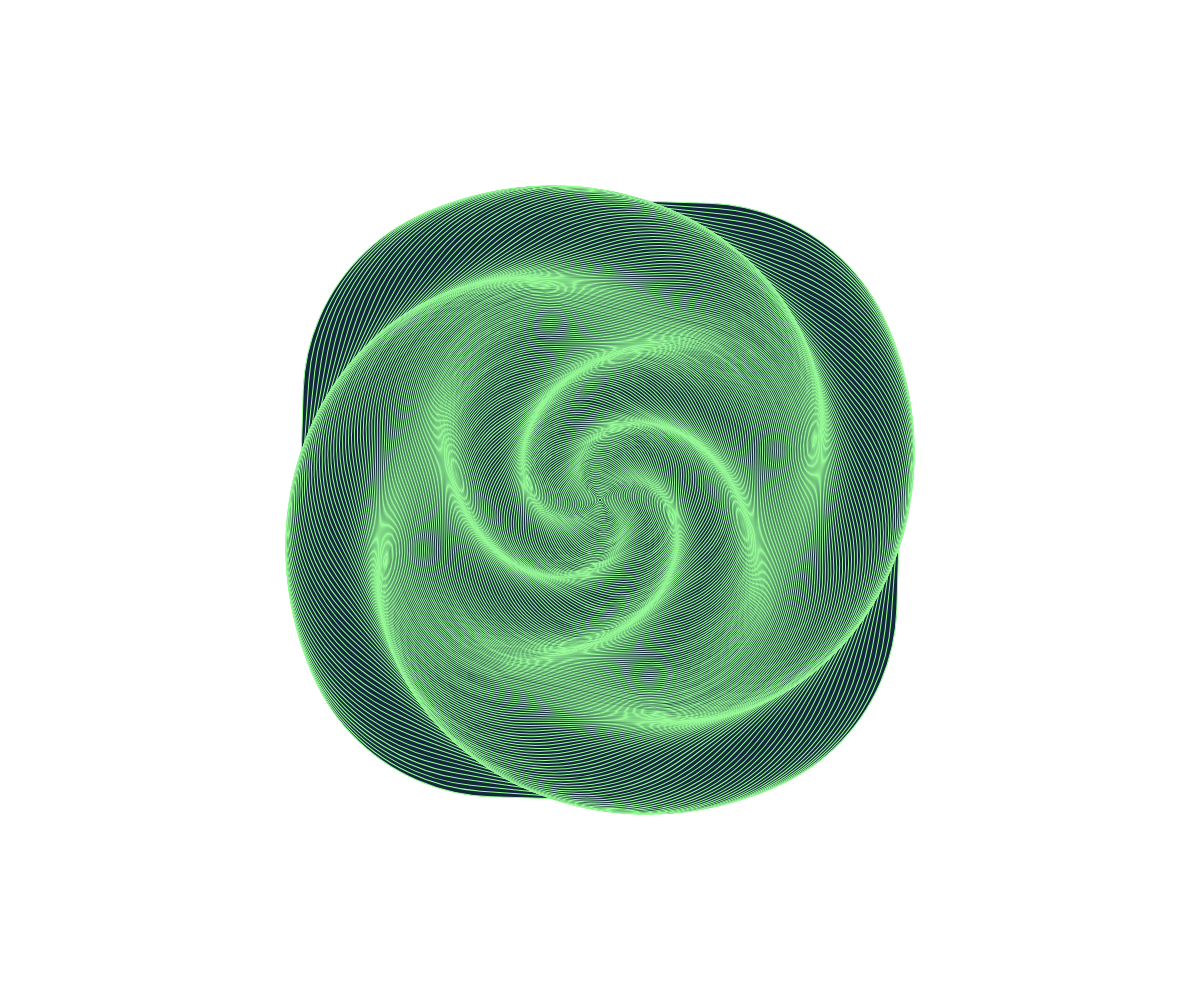
Frame 1 (no input)
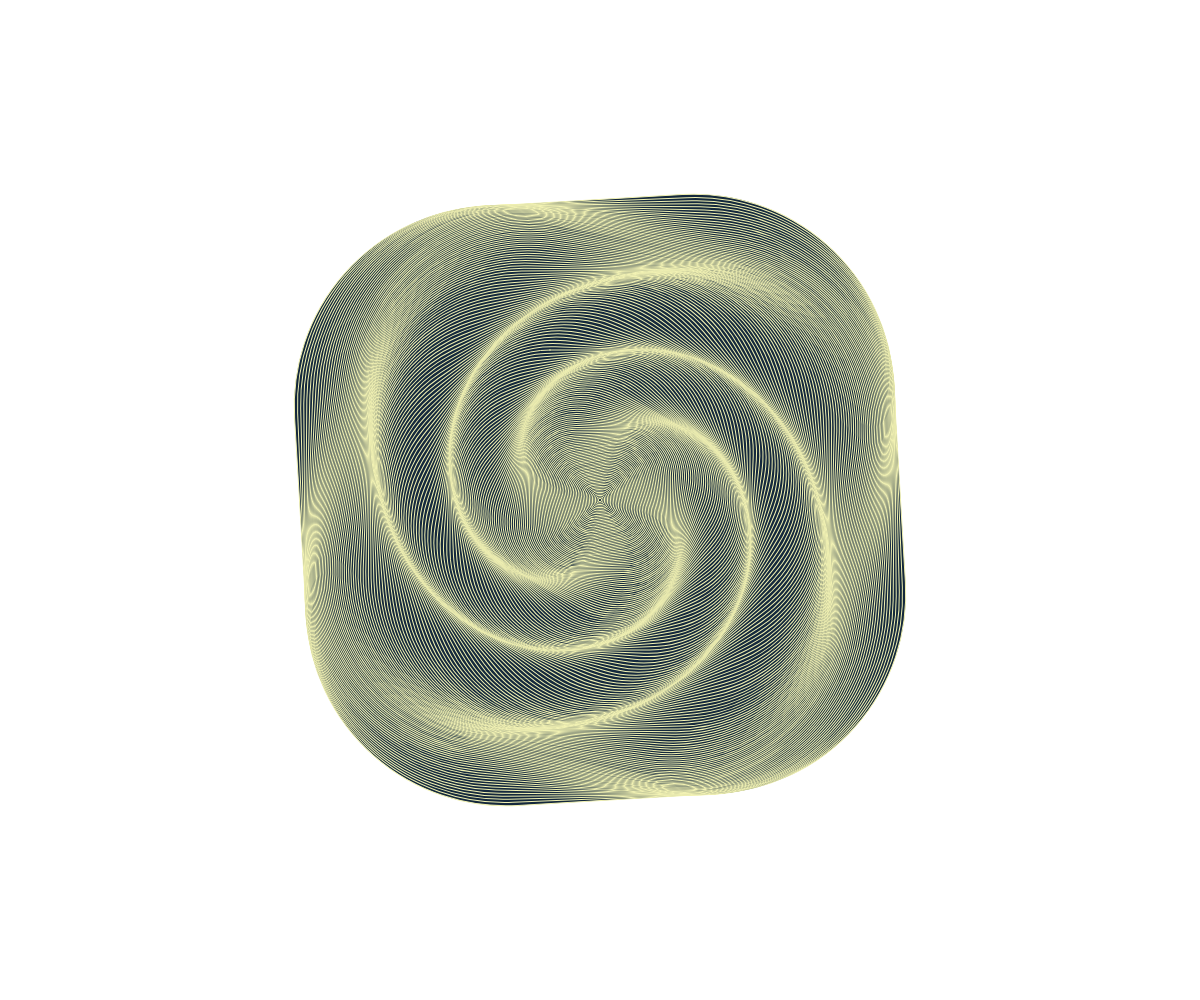
Frame 60 (no input)
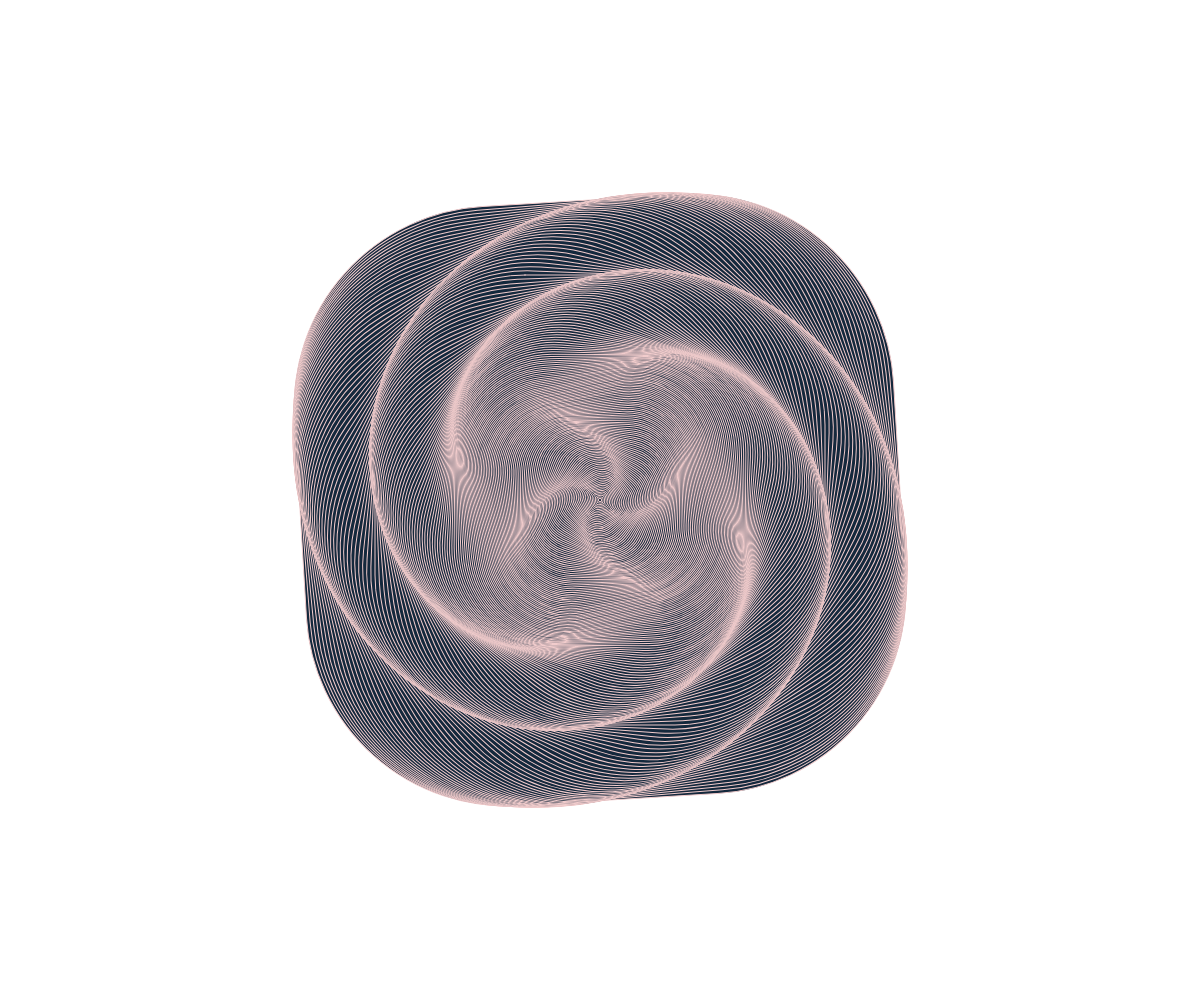
Frame 120 (the mouse pressed at the canvas centre since frame 60)

The p5.js sketch that drew these frames (run headless with seeded random() and noise() and a simulated clock; from frame 60 on, the mouse is pressed at the canvas centre):

// p5.js sketch
// ── sketch.js
function setup() {
    createCanvas(windowWidth, windowHeight);

    angleMode(DEGREES);
    rectMode(CENTER);
}

function draw() {
    background(255);
    fill(20, 40, 60);
    //stroke(235, 245 ,255);

    translate(width / 2, height / 2);

    for( var i = 0; i < 200; i++) {
        push();

        //oscillate shape by varying offset
        rotate(sin(frameCount + i * 1.2) * 100); 
        // we're going back and forth between -100 and 100

        // use sin, cos functions to vary colors
        var r = map(sin(frameCount), -1, 1, 50, 255); // original val, original range min, original range max, target range min, target range max
        var g = map(cos(frameCount / 2), -1, 1, 50, 255);
        var b = map(sin(frameCount / 4), -1, 1, 50, 255);
        stroke(r, g, b);
        console.log('r=', r, 'g=', g, 'b=', b)

        //rounded edge square
        rect(0, 0, 600 - i * 3, 600 - i * 3, 200 - i)

        pop();
    }

    
}
